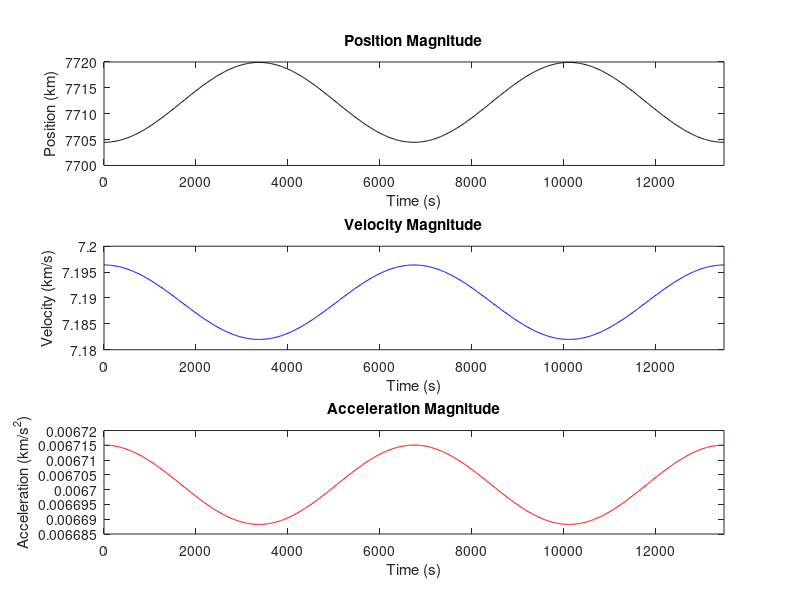
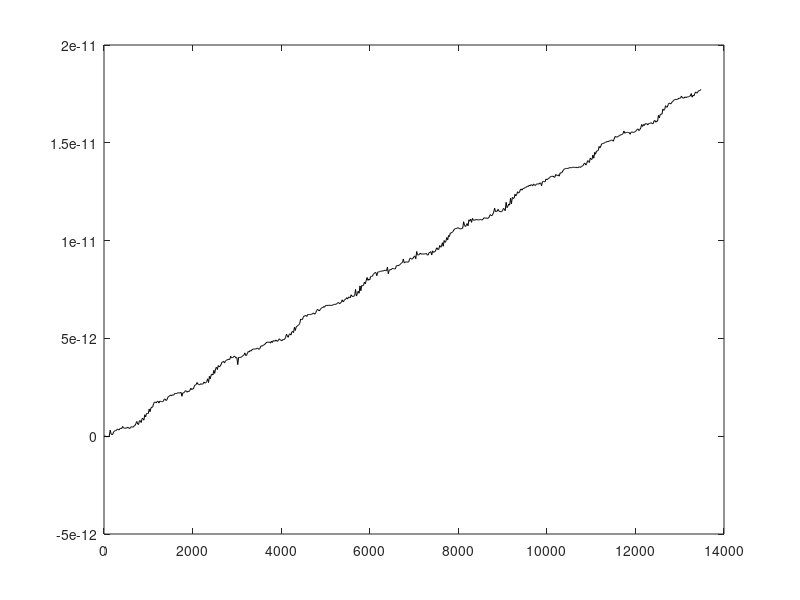

These charts were generated, in order, by the following MATLAB code:
%% MAE182 Assignment 1
%   Eric Foss
%   A17068006


%% Problem 1a

mu = 398600; %gravitational parameter for earth [km^3/s^2]
I = [1; 0; 0]; J = [0; 1; 0;]; K = [0; 0; 1]; %cordinate frame unit vectors

koe = zeros(6, 1); %define Kepler Orbital Elements vector

r = [-2436.45; -2436.45; 6891.037]; %initial position [km]
v = [5.088611; -5.088611; 0];  %initial velocity [km/s]


h = cross(r, v); %specific angular momentum [km^2/s]
hhat = h/norm(h); %normalized specific angular momentum
energy = 0.5*dot(v, v) - mu/norm(r); %specific energy [km^2/s^2]
nhat = cross(K, h)/norm(cross(K, h)); %normalized ascending node
e = cross(v, h)/mu - r/norm(r); %eccentricity vector



koe(1) = -mu/(2*energy); %semi-major axis [km]
koe(2) = norm(e); %eccentricity
koe(3) = acos(dot([0 0 1],  hhat)); %inclination angle [rads]
koe(4) = atan2(nhat(2), nhat(1)); %longitude of ascending node [rads]
koe(5) = atan2(dot(hhat, cross(nhat, e)), dot(nhat, e)); %argument of periapsis [rads]

f = atan2(dot(hhat, cross(e, r)), dot(e, r)); %True anomoly [rads]
E = 2*atan(sqrt((1-norm(e))/(1+norm(e)))*tan(f/2)); %eccentric anomoly [rads]

koe(6) = E - norm(e)*sin(E); %Mean anomoly [rads]

%% Problem 1b




%% Problem 1c

x0 = [r; v]; %Initial state
xdot = @(x)[x(4:6); -mu/(norm(x(1:3))^3)*x(1:3)]; %Derivative of State

T = 2*pi/sqrt(mu/koe(1)^3); %Period of Orbit
time = 0:20:2*T; %20 sec time steps of two orbits

%Propagation
[t, y] = ode45(@(t, x) xdot(x), time, x0, odeset('RelTol',1e-12,'AbsTol',1e-15)); %ode
rt = y(:, 1:3); %propagated positions
vt = y(:, 4:6); %propagated velocities

%Defining vector sizes
at = zeros(size(rt)); 
pos = zeros(length(t), 1);
vel = zeros(length(t), 1);
acc = zeros(length(t), 1);

for i = 1:length(t)
    
    at(i, :) = -mu*rt(i, :)/(norm(rt(i, :))^3); %propagated accelerations
    
    %Magnitudes
    pos(i) = norm(rt(i, :));
    vel(i) = norm(vt(i, :));
    acc(i) = norm(at(i, :));

end

%PLOTS
figure(1); hold on;

%Postion Plot
subplot(3, 1, 1);
plot(t, pos, 'k-');
title('Position Magnitude');
xlabel('Time (s)'); ylabel('Position (km)');
xlim([0 2*T]);

%Velocity Plot
subplot(3, 1, 2)
plot(t, vel, 'b-');
title('Velocity Magnitude');
xlabel('Time (s)'); ylabel('Velocity (km/s)');
xlim([0 2*T]);

%Acceleration Plot
subplot(3, 1, 3);
plot(t, acc, 'r-');
title('Acceleration Magnitude');
xlabel('Time (s)'); ylabel('Acceleration (km/s^2)');
xlim([0 2*T]);

%% Problem 1d

denergy = zeros(length(t), 1);

for i = 1:length(t)

    denergy(i) = 0.5*vel(i)^2 - mu/pos(i) - energy;

end

figure(2);
plot(time, denergy, 'k-');
